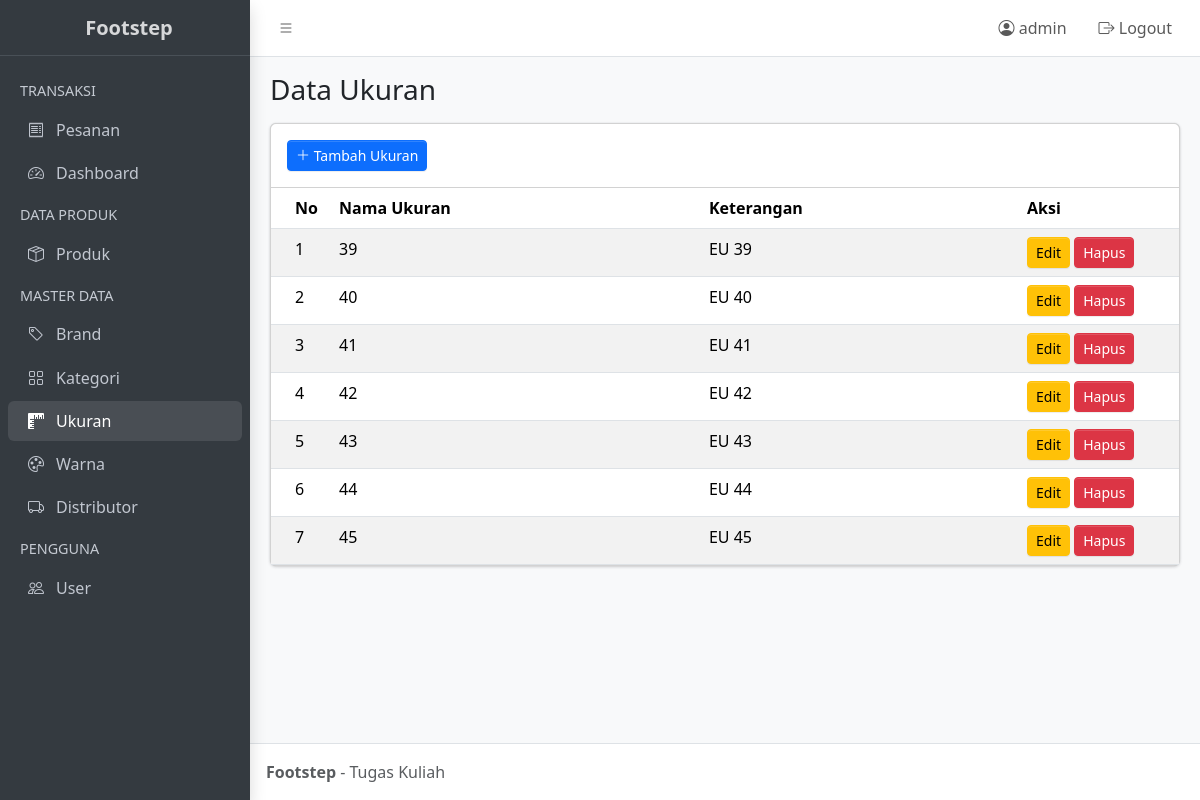
The app's page /ukuran/index.php (signed in) with its own data.
### tables this page shows
CREATE TABLE `ukuran` (
  `kd_ukuran` int(11) NOT NULL,
  `nm_ukuran` varchar(20) NOT NULL,
  `keterangan` text DEFAULT NULL
);

### config/koneksi.php (called while the page is built, shortened)
<?php
function e($teks) {
    return htmlspecialchars($teks ?? '', ENT_QUOTES, 'UTF-8');
}

### ukuran/index.php (the view, shortened to what this page needs)
<?php
include '../partials/header.php';
$data = mysqli_query($koneksi, "SELECT * FROM ukuran ORDER BY kd_ukuran");
?>
<div class="app-content-header">
  <div class="container-fluid">
    <h3 class="mb-0">Data Ukuran</h3>
  </div>
</div>
<div class="app-content">
  <div class="container-fluid">
    <div class="card">
      <div class="card-header">
        <a href="tambah.php" class="btn btn-primary btn-sm">
          <i class="bi bi-plus-lg"></i> Tambah Ukuran
        </a>
      </div>
      <div class="card-body p-0">
        <table class="table table-striped mb-0 datatable">
          <thead>
            <tr>
              <th style="width:60px">No</th>
              <th>Nama Ukuran</th>
              <th>Keterangan</th>
              <th style="width:160px">Aksi</th>
            </tr>
          </thead>
          <tbody>
            <?php $no = 1; while ($row = mysqli_fetch_assoc($data)): ?>
              <tr>
                <td><?= $no++ ?></td>
                <td><?= e($row['nm_ukuran']) ?></td>
                <td><?= e($row['keterangan']) ?></td>
                <td>
                  <a href="edit.php?id=<?= $row['kd_ukuran'] ?>" class="btn btn-warning btn-sm">Edit</a>
                  <a href="hapus.php?id=<?= $row['kd_ukuran'] ?>" class="btn btn-danger btn-sm"
                     onclick="return confirm('Yakin hapus ukuran ini?')">Hapus</a>
                </td>
              </tr>
            <?php endwhile; ?>
          </tbody>
        </table>
      </div>
    </div>
  </div>
</div>
<?php include '../partials/footer.php'; ?>

### records on screen
ukuran: nm_ukuran "39", keterangan "EU 39"
ukuran: nm_ukuran "40", keterangan "EU 40"
ukuran: nm_ukuran "41", keterangan "EU 41"
ukuran: nm_ukuran "42", keterangan "EU 42"
ukuran: nm_ukuran "43", keterangan "EU 43"
ukuran: nm_ukuran "44", keterangan "EU 44"
ukuran: nm_ukuran "45", keterangan "EU 45"

### other values on screen
$_SESSION['user']['username'] "admin"
